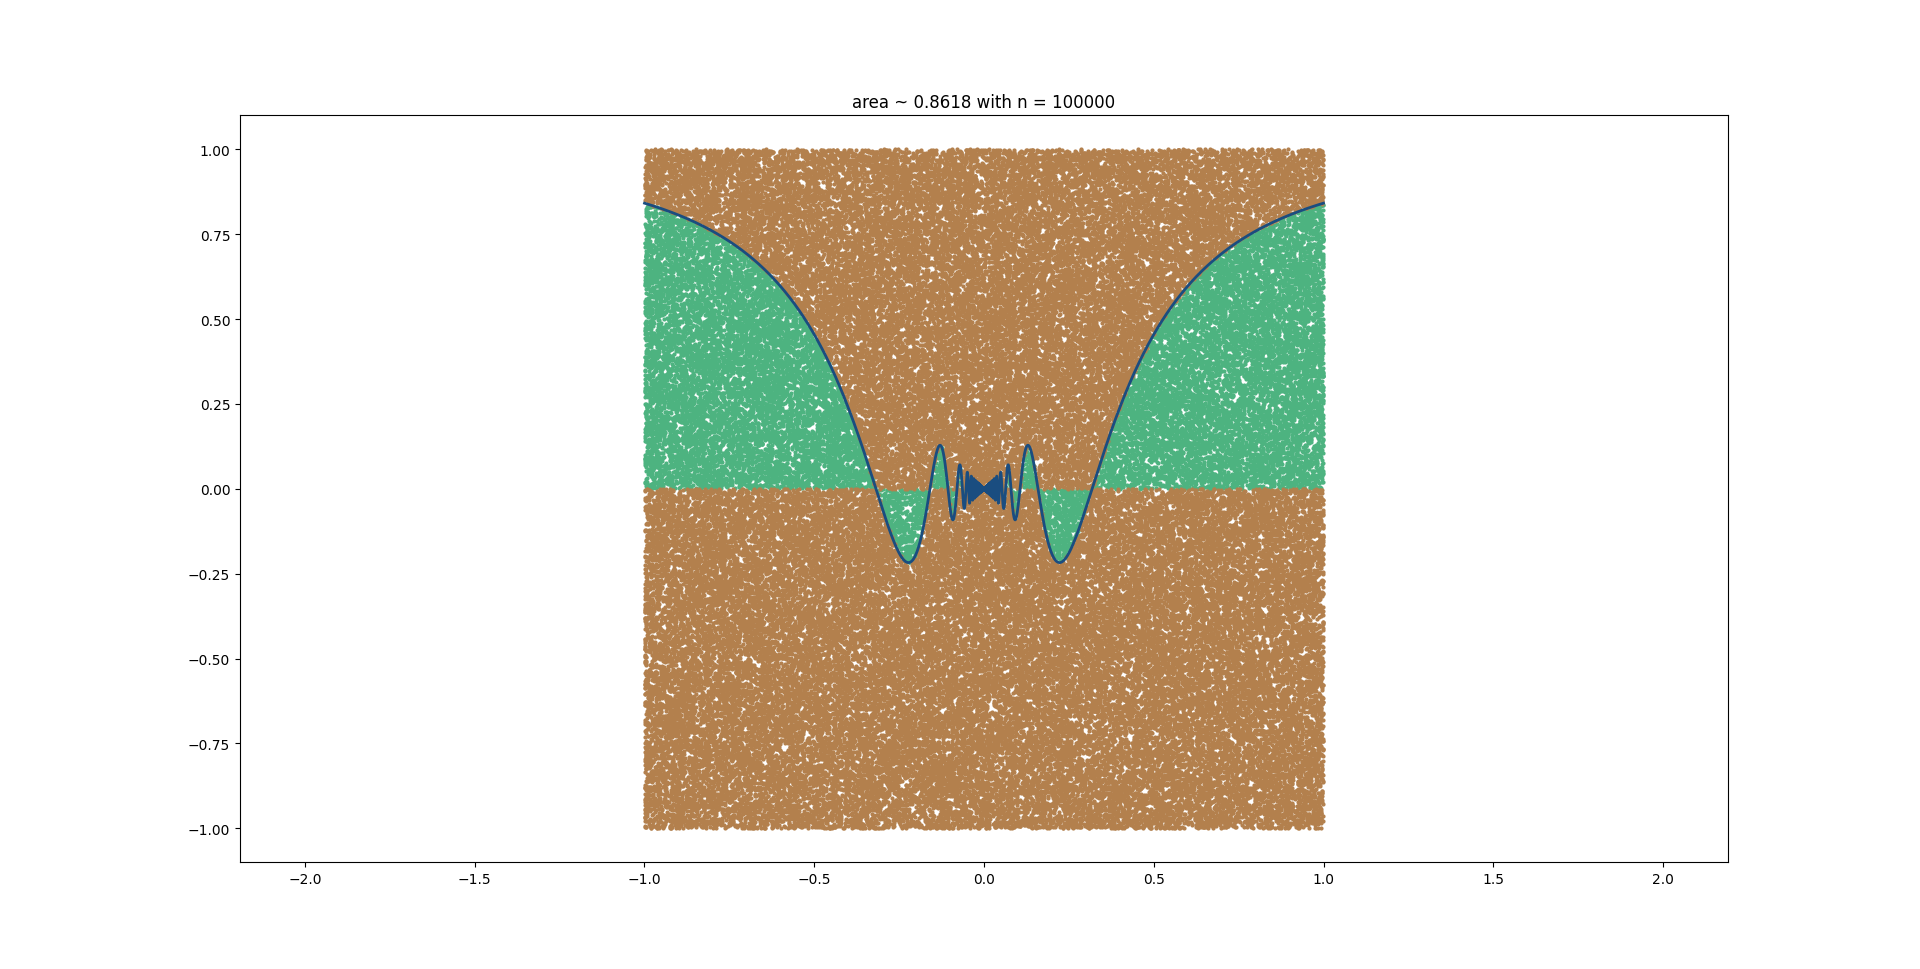

This chart was generated by the following Python code:
import numpy as np
import matplotlib.pyplot as plt


# taking inputs from the user about the number of points and limits
n = int (input("enter the number of points : "))
xI = int(input("enter the limit starting point: "))
xF = int(input("enter the limit ending point: "))


# sampling the points from the uniform distribution and scaling them according to the limits, making limits dynamic
x = xI + 2*xF*np.random.rand(1, n)
y = xI + 2*xF*np.random.rand(1, n)


# defining the required experssion as a function so to make later calculations for graphing
def fun(x):
    return x * np.sin(1/x)

# checking if each point lie between curve and the x axis keeping in mind that curve might be above or below the axis, 
# creating another array in which value is assigned 1 if point lie in "interested" area and zero else wise. lastly calculated the sum using np.sum /
# divided by total number and multiplied it by four.
approximation =4 * np.sum(np.where((fun(x) >= 0) & (y <= fun(x)) & (y >= 0) | (fun(x) < 0) & (y > fun(x)) & (y <= 0), 1, 0)) / n 

# here we are plotting the points
# using the same condition as used above to assign different colors to the points
plt.plot(x[((fun(x) >= 0) & (y <= fun(x)) & (y >= 0) | (fun(x) < 0) & (y > fun(x)) & (y <= 0))], y[((fun(x) >= 0) & (y <= fun(x)) & (y >= 0) | (fun(x) < 0) & (y > fun(x)) & (y <= 0))], '.', color=[0.3, 0.7, 0.5], markersize=4)
plt.plot(x[~((fun(x) >= 0) & (y <= fun(x)) & (y >= 0) | (fun(x) < 0) & (y > fun(x)) & (y <= 0))], y[~((fun(x) >= 0) & (y <= fun(x)) & (y >= 0) | (fun(x) < 0) & (y > fun(x)) & (y <= 0))],'.', color=[0.7, 0.5, 0.3], markersize=4)

# plotting the curve here
# generating a list of evenly spaced points
t = np.linspace(-1,1,100000)

# plotting the t points and outcomes in x and y axis respectively
plt.plot(t,fun(t), linewidth=2, color=[0.1, 0.3, 0.5])
plt.axis('equal')
plt.title(label = f'area ~ {approximation} with n = {n}')
plt.show()
